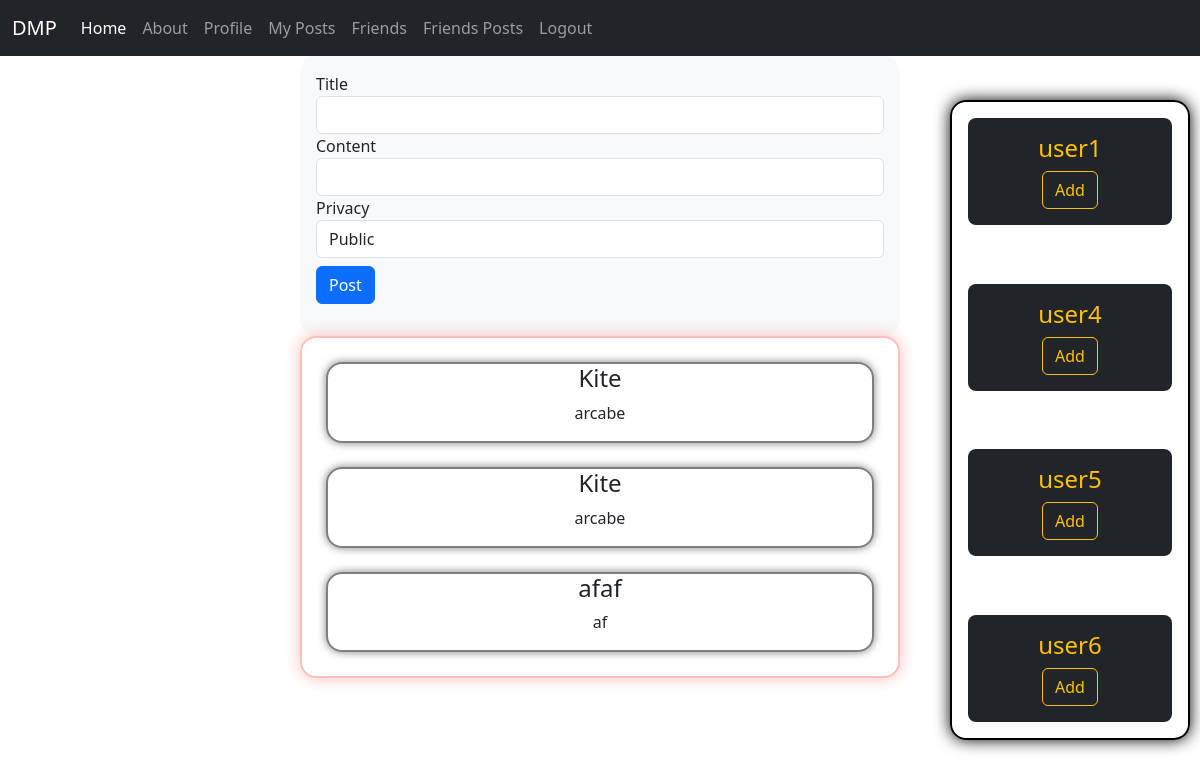
Page /Home (signed in) on the earlier database version.
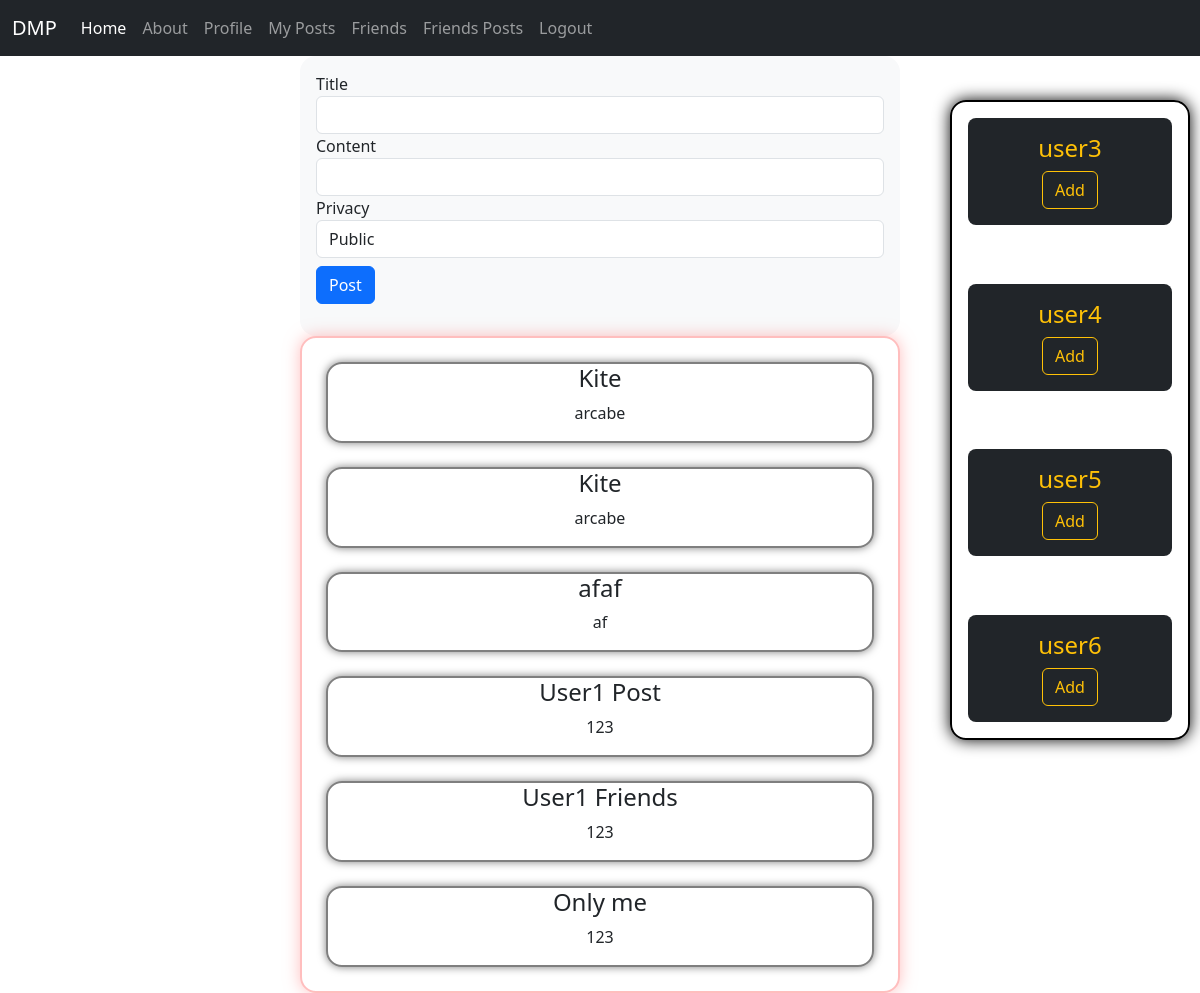
Same page on the later database version.
### FlaskApp/models.py (models this page shows, shortened)
class Post(db.Model):
    id = db.Column(db.Integer, primary_key=True)
    title = db.Column(db.String(60), nullable=False)
    date = db.Column(db.DateTime, nullable=False, default=datetime.now())
    content = db.Column(db.Text, nullable=False)
    privacy = db.Column(db.String(20), nullable=True)
    user_id = db.Column(db.Integer, db.ForeignKey('user.id'))

class User(db.Model, UserMixin):
    id = db.Column(db.Integer, primary_key=True)
    username = db.Column(db.String(20), unique=True, nullable=True)
    email= db.Column(db.String(120), unique=True, nullable=False)
    password = db.Column(db.String(60), nullable=False)
    posts = db.relationship('Post', backref='author', lazy=True, cascade='all, delete')

### FlaskApp/routes.py (the view, shortened to what this page needs)
@app.route('/', methods=['GET', 'POST'])
@app.route('/Home', methods=['GET', 'POST'])
def home():
    form = PostForm()
    data = {
        'title': 'Flask Home',
        'navItem1': 'Home',
        'navItem2': 'About',
        'cssName': 'css/Home.css',
        'form': form
    }
    if current_user and current_user.is_authenticated:
        with app.app_context():
            posts = Post.query.all()
            data['posts'] = posts
        with app.app_context():
            users = User.query.all()
            list = db.session.query(Friendship.friend_id).filter(Friendship.user_id == current_user.id).all()
            friends =[]
            for ele in list:
                friends.append(ele.friend_id)
            data['users'] = users
            data['friends'] = friends
    return render_template('home.html', data=data)

### FlaskApp/forms.py
class PostForm(FlaskForm):
    title = StringField(
        'Title',
        validators=[
            DataRequired(),
        ]
    )
    content = StringField(
        'Content',
        validators=[
            DataRequired()
        ]
    )
    privacy = SelectField('Privacy',
    choices=[('only_me', 'Only Me'), ('friends', 'Friends'), ('public', 'Public')],
    default='public'
    )
    submit = SubmitField(
        'Post'
    )

### FlaskApp/models.py (called while the page is built)
@login_manager.user_loader
def load_user(user_id):
    return User.query.get(int(user_id))

### FlaskApp/templates/home.html (shortened to what this page needs)
{% extends 'base.html' %}
{% block main %}
    <form class="bg-light w-50 m-auto rounded-4 p-3"  action="" method="POST">
        <div class="form-group">
                {{ data.form.title.label(class="form-control-label") }}
                {% if data.form.title.errors %}
                    {{ data.form.title(class="form-control is-invalid") }}
                    <div class="invalid-feedback">
                        {% for error in data.form.title.errors %}
                        <span>{{ error }}</span>
                        {% endfor %}
                    </div>
                {% else %}
                    {{ data.form.title(class="form-control") }}
                {% endif %}
            </div>
            <div class="form-group">
                {{ data.form.content.label(class="form-control-label") }}
                {% if data.form.content.errors %}
                    {{ data.form.content(class="form-control is-invalid") }}
                    <div class="invalid-feedback">
                        {% for error in data.form.content.errors %}
                        <span>{{ error }}</span>
                        {% endfor %}
                    </div>
                {% else %}
                    {{ data.form.content(class="form-control") }}
                {% endif %}
            </div>
            <div class="form-group">
                {{ data.form.privacy.label(class="form-control-label") }}
                {% if data.form.privacy.errors %}
                    {{ data.form.privacy(class="form-control is-invalid") }}
                    <div class="invalid-feedback">
                        {% for error in data.form.privacy.errors %}
                        <span>{{ error }}</span>
                        {% endfor %}
                    </div>
                {% else %}
                    {{ data.form.privacy(class="form-control") }}
                {% endif %}
            </div>
            <div class="form-group mb-3">
            {{ data.form.submit(class="btn btn-primary mt-2") }}
        </div>
    </form>
    <section class="posts p-4 w-50 d-flex  m-auto flex-column justify-content-around gap-4 border-2 border-black ">
      {% for post in data.posts %}
        <div class="post d-flex flex-column justify-content-around align-items-center">
          <h4>{{post.title}}</h4>
          <p>{{post.content}}</p>
        </div>
      {% endfor %}
    </section>
    <section class="friends d-flex flex-column justify-content-between p-3 gap-4">
        {% for user in data.users %}
        {% if user.id not in data.friends and not user.id == current_user.id %}
            <div class="d-flex flex-column justify-content-around align-items-center bg-dark text-warning p-3 rounded-3">
                <h4>{{user.username}}</h4>
                <form action="/add_friend/{{current_user.id}}/{{user.id}}" method="post">
                    <button type='submit' class="btn btn-outline-warning">Add</a>
                </form>
            </div>
        {% endif %}
        {% endfor %}
    </section>
{% endblock %}

Differences in the rows shown:
no longer on this page (row unchanged): User: username "user1"
added Post: title "User1 Post", content "123"
added Post: title "User1 Friends", content "123"
added Post: title "Only me", content "123"
now on this page (row unchanged): User: username "user3"
